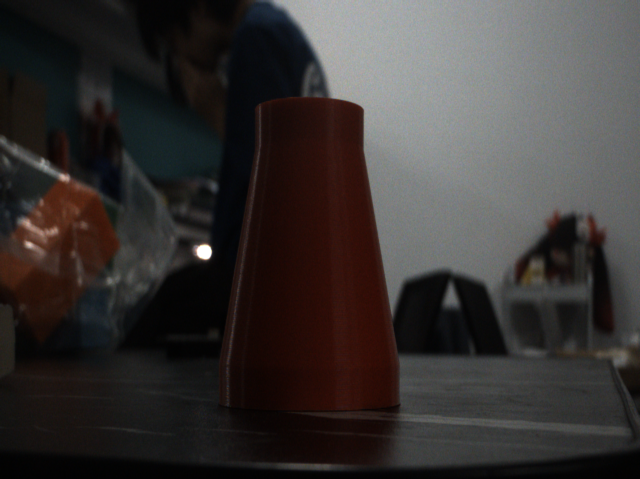
#> input picture block/red.png, 640 x 479 px, given in place of the camera
$ python hsv_tuner.py
#> lines starting #> are read from the running program, lines starting #| are printed output that depends on the picture; after the words box and inside, x2 and y2 are one past the last pixel; in counts of white or black regions, pixels touching at a corner belong together
### felling_color.py
import cv2
import os
import numpy as np
from pathlib import Path

import yaml


CONFIG_PATH = Path(__file__).resolve().parent / "config.yaml"


def load_config(path=CONFIG_PATH):
    """从 YAML 文件加载颜色检测配置"""
    path = Path(path)
    if not path.exists():
        raise FileNotFoundError(f"找不到颜色检测配置文件: {path}")
    with path.open("r", encoding="utf-8") as f:
        return yaml.safe_load(f)


# [7 lines left out: function save_config, not called in this run]


CONFIG = load_config()

# ==================== 颜色阈值配置（由 config.yaml 加载） ====================
_COLORS_CFG = CONFIG["colors"]
COLOR_KEYS = list(_COLORS_CFG["order"])

color_thresholds = {}
MORPH_PARAMS = {}
COLOR_CODE_MAP = {}
for _name in COLOR_KEYS:
    _cfg = _COLORS_CFG[_name]
    color_thresholds[_name] = {
        k: list(v) for k, v in _cfg.items()
        if k in ('lower', 'upper', 'lower1', 'upper1', 'lower2', 'upper2')
    }
    MORPH_PARAMS[_name] = (int(_cfg['morph']['erode']),
                           int(_cfg['morph']['dilate']))
    COLOR_CODE_MAP[_name] = str(_cfg['code'])

# 反向映射：颜色代码 → 颜色名（用于根据 QR 任务只检测目标颜色）
CODE_TO_KEY = {code: name for name, code in COLOR_CODE_MAP.items()}

_DET_CFG = CONFIG["detection"]


# [27 lines left out: function build_color_masks, not called in this run]


class BlockDetector:
    """物块颜色检测器 —— 封装所有检测状态，支持 reset 重置"""

    def __init__(self, detection_area=None, circle_params=None,
                 stability_settings=None, timeout_ms=None, kernel_size=None):
        # 默认值统一取自 config.yaml；显式传入的参数优先
        if detection_area is None:
            detection_area = _DET_CFG.get("detection_area")
        self.detection_area = detection_area  # [x, y, w, h]，None 表示全图
        # 霍夫圆参数
        if circle_params is None:
            circle_params = dict(_DET_CFG.get("circle", {}))
        self.circle_params = circle_params
        # 稳定性设置
        if stability_settings is None:
            stability_settings = dict(_DET_CFG.get("stability", {}))
        self.stability_settings = stability_settings
        if timeout_ms is None:
            timeout_ms = _DET_CFG.get("timeout_ms", 100)
        self.timeout_settings = {'timeout_ms': timeout_ms}
        if kernel_size is None:
            kernel_size = _DET_CFG.get("kernel_size", 3)
        self.kernel = np.ones((kernel_size, kernel_size), np.uint8)

        # ---- 运行状态 ----
        self.reset()

    def reset(self):
        """重置所有检测状态（新一轮检测前调用）"""
        self.stable_count = 0
        self.color_stable_count = 0
        self.last_center = None
        self.last_color = None
        self.final_color = None
        self.last_radius = 0

    # [226 lines left out: functions _build_color_masks, detect, update_stability, on_miss, not called in this run]

    def get_result_data(self, center):
        """稳定后获取格式化发送数据 (9字符: XXXXYYYYC)"""
        return f"{center[0]:04}{center[1]:04}{self.final_color}"


# ==================== 向后兼容：模块级默认实例（全图模式） ====================
_default_detector = BlockDetector(detection_area=None)

# 将属性暴露为模块变量（方便 src.py 中 import felling_color 后直接访问）
detection_area      = _default_detector.detection_area
circle_params       = _default_detector.circle_params
stability_settings  = _default_detector.stability_settings
timeout_settings    = _default_detector.timeout_settings
kernel              = _default_detector.kernel
stable_count        = _default_detector.stable_count        # 注意：这是引用，reset 后会变
color_stable_count  = _default_detector.color_stable_count  # 注意：这是引用，reset 后会变
last_color          = _default_detector.last_color
final_color         = _default_detector.final_color
last_radius         = _default_detector.last_radius


def block_preprocessing(frame, target=None):
    """向后兼容：直接委托给默认检测器。target 为目标颜色代码如 "1" """
    return _default_detector.detect(frame, target_code=target)


def reset_detector():
    """重置默认检测器状态"""
    _default_detector.reset()


def get_detector():
    """获取默认检测器实例"""
    return _default_detector


# ==================== HSV 取色工具 ====================
# [25 lines left out: function hsv_picker, not called in this run]


# [8 lines that do not run on import are left out]

### common_camera.py
import cv2
import glob
import json
import os


BASE_DIR = os.path.dirname(os.path.abspath(__file__))
# 摄像头角色配置：存在时优先于下方两个代码常量，不需要改代码。
# 用 python3 camera_setup.py 生成，也可手动编辑。
CAMERA_ROLES_FILE = os.path.join(BASE_DIR, "camera_roles.json")


# ==================== 两台 USB 免驱摄像头配置 ====================
# 这里统一配置摄像头来源：可以填 OpenCV 设备编号（0、1），
# 也可以填 /dev/video* 路径或 udev 符号链接（如 /dev/video_qr、/dev/video_detect）。
QR_CAMERA_SOURCE = 0          # 二维码扫描相机（默认值，可被 camera_roles.json 覆盖）
DETECTION_CAMERA_SOURCE = 1   # 物块检测/放置识别相机（默认值，可被 camera_roles.json 覆盖）

# 物块检测相机默认分辨率（USB 相机不支持时会自动使用其默认分辨率）。
# 如果换用支持更高分辨率的相机，请同时用同一分辨率重新标定相机内参。
DETECTION_FRAME_WIDTH = 640
DETECTION_FRAME_HEIGHT = 480
# 物块检测相机目标帧率（fps）。要求摄像头支持该档位，否则 V4L2 会静默忽略，
# open_camera() 会打印实际生效的帧率并告警，程序仍可运行。
DETECTION_CAMERA_FPS = 30


def _load_camera_roles():
    """从 camera_roles.json 读取角色配置；文件不存在或字段全空时返回 None。"""
    try:
        with open(CAMERA_ROLES_FILE, "r", encoding="utf-8") as f:
            data = json.load(f)
    except FileNotFoundError:
        return None
    except Exception as e:
        print(f"读取 {CAMERA_ROLES_FILE} 失败（{e}），使用 common_camera.py 默认值")
        return None

    qr = data.get("qr_camera")
    det = data.get("detection_camera")
    if qr is None and det is None:
        return None
    return qr, det


_camera_roles = _load_camera_roles()
if _camera_roles is not None:
    _qr_role, _det_role = _camera_roles
    if _qr_role is not None:
        QR_CAMERA_SOURCE = _qr_role
    if _det_role is not None:
        DETECTION_CAMERA_SOURCE = _det_role
    print(f"摄像头角色配置: 扫码={QR_CAMERA_SOURCE}  检测={DETECTION_CAMERA_SOURCE} "
          f"（来自 camera_roles.json）")


def _normalize_source(source):
    """把 '0'、'1' 这类字符串编号转成整数，其余原样返回（如 /dev/video0）"""
    if isinstance(source, str) and source.isdigit():
        return int(source)
    return source


# [20 lines left out: function _resolve_v4l2_capture, not called in this run]


def open_camera(source=0, width=None, height=None, fps=None):
    """打开 USB 摄像头，返回 VideoCapture 对象；失败返回 None。

    source: 摄像头编号或 /dev/video* 路径
    width/height: 可选，请求的分辨率（不支持时会自动回退）
    fps: 可选，请求的帧率（摄像头不支持时会自动回退并告警）
    """
#> called with source = 1, width = 640, height = 480
    source = _normalize_source(source)

    # 优先用 V4L2 后端打开；数字编号打不开时解析成实际采集节点，
    # 避免退回默认后端后设置分辨率不生效。
    if isinstance(source, int):
        cap = cv2.VideoCapture(source, cv2.CAP_V4L2)
        if not cap.isOpened():
            cap.release()
            resolved = _resolve_v4l2_capture(source)
            if resolved is None:
                cap = cv2.VideoCapture(source)
            else:
                print(f"摄像头编号 {source} 直接打开失败，改用 {resolved}")
                cap = cv2.VideoCapture(resolved, cv2.CAP_V4L2)
    else:
        cap = cv2.VideoCapture(source, cv2.CAP_V4L2)
        if not cap.isOpened():
            cap.release()
            cap = cv2.VideoCapture(source)

    if not cap.isOpened():
        print(f"无法打开摄像头 (source: {source})")
        return None

    if width is not None:
        cap.set(cv2.CAP_PROP_FRAME_WIDTH, width)
    if height is not None:
        cap.set(cv2.CAP_PROP_FRAME_HEIGHT, height)
    if fps is not None:
        cap.set(cv2.CAP_PROP_FPS, fps)

    actual_w = int(cap.get(cv2.CAP_PROP_FRAME_WIDTH))
    actual_h = int(cap.get(cv2.CAP_PROP_FRAME_HEIGHT))
    actual_fps = float(cap.get(cv2.CAP_PROP_FPS))
    print(f"摄像头已打开 (source: {source}, 实际分辨率 {actual_w}x{actual_h}, "
          f"帧率 {actual_fps:.2f}fps)")
    if fps is not None and actual_fps > 0 and abs(actual_fps - fps) > 1:
        print(f"警告: 请求 {fps}fps，摄像头实际生效 {actual_fps:.2f}fps，"
              f"请用 v4l2-ctl --list-formats-ext 确认该分辨率下支持的帧率档位")

    # 部分免驱摄像头需要先读一帧才会真正开始输出
    ret, _ = cap.read()
    if not ret:
        print(f"警告: 摄像头 {source} 首帧读取失败，程序仍会继续尝试")

    return cap

### hsv_tuner.py
#!/usr/bin/env python3
"""
HSV 颜色阈值实时调试工具
─────────────────────────────
- 调用物块检测 USB 摄像头实时取流
- Trackbar 调整各颜色 HSV 上下界
- 实时显示：原始+ROI / 掩码 / 掩码叠加
- 按 's' 保存当前颜色阈值到 config.yaml
- 按 'r' 开/关 ROI 框显示
- 按 'q' 退出
"""

import copy

import cv2
import numpy as np

from common_camera import (
    open_camera,
    DETECTION_CAMERA_SOURCE,
    DETECTION_FRAME_WIDTH,
    DETECTION_FRAME_HEIGHT,
)
from felling_color import (
    CONFIG,
    COLOR_KEYS,
    color_thresholds,
    MORPH_PARAMS,
    save_config as save_config_yaml,
)


# ══════════════════════════════════════════════════════
# 颜色列表与初始阈值（从 config.yaml 加载，与检测代码共用一份配置）
# ══════════════════════════════════════════════════════

COLOR_NAMES = list(COLOR_KEYS)
# 画面显示用英文标签（OpenCV 默认字体不支持中文，中文会乱码）
COLOR_LABEL_EN = {
    'red': 'RED',
    'green': 'GREEN',
    'blue': 'BLUE',
    'light_blue': 'LIGHT_BLUE',
    'black': 'BLACK',
    'yellow': 'YELLOW',
}
COLOR_LABELS = [' ' + COLOR_LABEL_EN.get(n, n) for n in COLOR_NAMES]

# 深拷贝一份给 trackbar 运行时修改
thresholds = copy.deepcopy(color_thresholds)

# ROI 区域 (x, y, w, h)：直接跟随检测实际使用的 detection_area，
# 避免调试画面里的绿色框和真正裁剪区域不一致；为 null 时不画框。
_DETECTION_AREA = CONFIG['detection'].get('detection_area')
ROI = tuple(_DETECTION_AREA) if _DETECTION_AREA else None

# 形态学核（与检测代码一致）
KERNEL = np.ones((int(CONFIG['detection']['kernel_size']),) * 2, np.uint8)


# ══════════════════════════════════════════════════════
# Trackbar 辅助
# ══════════════════════════════════════════════════════

def nothing(_):
    pass


def sync_trackbars(win, color):
    """把滑条位置同步到当前颜色的阈值，不重建窗口，避免闪烁"""
#> in main, frame is the input picture: shape (479, 640, 3); mean B, G, R 51.2, 52.4, 56.6
    cv2.setWindowTitle(win, f"HSV Tuner - {COLOR_LABEL_EN[color]}")
    t = thresholds[color]

    if color == 'red':
        cv2.setTrackbarPos('H_low',  win, t['lower1'][0])
        cv2.setTrackbarPos('H_high', win, t['upper1'][0])
        cv2.setTrackbarPos('S_low',  win, t['lower1'][1])
        cv2.setTrackbarPos('S_high', win, t['upper1'][1])
        cv2.setTrackbarPos('V_low',  win, t['lower1'][2])
        cv2.setTrackbarPos('V_high', win, t['upper1'][2])
        cv2.setTrackbarPos('H_low2',  win, t['lower2'][0])
        cv2.setTrackbarPos('H_high2', win, t['upper2'][0])
        cv2.setTrackbarPos('S_low2',  win, t['lower2'][1])
        cv2.setTrackbarPos('S_high2', win, t['upper2'][1])
        cv2.setTrackbarPos('V_low2',  win, t['lower2'][2])
        cv2.setTrackbarPos('V_high2', win, t['upper2'][2])
    else:
        cv2.setTrackbarPos('H_low',  win, t['lower'][0])
        cv2.setTrackbarPos('H_high', win, t['upper'][0])
        cv2.setTrackbarPos('S_low',  win, t['lower'][1])
        cv2.setTrackbarPos('S_high', win, t['upper'][1])
        cv2.setTrackbarPos('V_low',  win, t['lower'][2])
        cv2.setTrackbarPos('V_high', win, t['upper'][2])


def read_trackbars(win, color):
    """从 trackbar 读取值并写入 thresholds"""
#> in main, `hsv_roi = cv2.cvtColor(roi, cv2.COLOR_BGR2HSV)`: hsv_roi: shape (479, 640, 3); mean H, S, V 59.9, 70.8, 59.3
    t = thresholds[color]
    low = [
        cv2.getTrackbarPos('H_low',  win),
        cv2.getTrackbarPos('S_low',  win),
        cv2.getTrackbarPos('V_low',  win),
    ]
    high = [
        cv2.getTrackbarPos('H_high', win),
        cv2.getTrackbarPos('S_high', win),
        cv2.getTrackbarPos('V_high', win),
    ]
    if color == 'red':
        t['lower1'] = low
        t['upper1'] = high
        t['lower2'] = [cv2.getTrackbarPos('H_low2', win),
                       cv2.getTrackbarPos('S_low2', win),
                       cv2.getTrackbarPos('V_low2', win)]
        t['upper2'] = [cv2.getTrackbarPos('H_high2', win),
                       cv2.getTrackbarPos('S_high2', win),
                       cv2.getTrackbarPos('V_high2', win)]
    else:
        t['lower'] = low
        t['upper'] = high


def apply_mask(hsv, color):
    """对 HSV 图像应用当前阈值"""
#> called with color = 'red'
    t = thresholds[color]
    if color == 'red':
        m1 = cv2.inRange(hsv, np.array(t['lower1']), np.array(t['upper1']))
#> m1: shape (479, 640); every value is 0
        m2 = cv2.inRange(hsv, np.array(t['lower2']), np.array(t['upper2']))
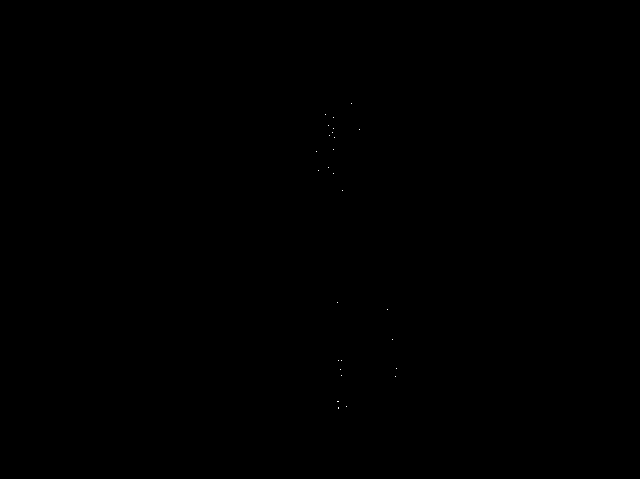
#> m2: shape (479, 640); 0.01% white in thin lines or dots, all inside (x1, y1, x2, y2) = (316, 103, 397, 409)
        return cv2.bitwise_or(m1, m2)
    return cv2.inRange(hsv, np.array(t['lower']), np.array(t['upper']))


# ══════════════════════════════════════════════════════
# 保存配置到 YAML
# ══════════════════════════════════════════════════════

def save_to_yaml():
    """把 trackbar 调好的阈值写回 config.yaml（检测代码下次运行即生效）"""
    for name in COLOR_NAMES:
        CONFIG['colors'][name].update(thresholds[name])
    save_config_yaml(CONFIG)
    print("\n" + "─" * 62)
    print("  ✅ 已保存颜色阈值到 config.yaml")
    for name in COLOR_NAMES:
        t = thresholds[name]
        if name == 'red':
            print(f"    red: lower1={t['lower1']} upper1={t['upper1']} "
                  f"lower2={t['lower2']} upper2={t['upper2']}")
        else:
            print(f"    {name}: lower={t['lower']} upper={t['upper']}")
    print("─" * 62 + "\n")


# ══════════════════════════════════════════════════════
# 主循环
# ══════════════════════════════════════════════════════

def main():
    # ── 初始化物块检测 USB 摄像头 ──
    cap = open_camera(
        DETECTION_CAMERA_SOURCE,
        width=DETECTION_FRAME_WIDTH,
        height=DETECTION_FRAME_HEIGHT,
    )
    if cap is None:
        print("❌ 无法打开物块检测 USB 摄像头，退出。")
        return
    print("✅ 物块检测 USB 摄像头已就绪")

    # ── 创建窗口 ──
    TB_WIN = "HSV Trackbars"
    cv2.namedWindow(TB_WIN, cv2.WINDOW_NORMAL)
    cv2.resizeWindow(TB_WIN, 540, 760)

    # 滑条只创建一次；切颜色时只更新位置，不销毁重建窗口
    cv2.createTrackbar('Color', TB_WIN, 0, 5, nothing)
    cv2.createTrackbar('H_low',  TB_WIN, 0, 180, nothing)
    cv2.createTrackbar('H_high', TB_WIN, 0, 180, nothing)
    cv2.createTrackbar('S_low',  TB_WIN, 0, 255, nothing)
    cv2.createTrackbar('S_high', TB_WIN, 0, 255, nothing)
    cv2.createTrackbar('V_low',  TB_WIN, 0, 255, nothing)
    cv2.createTrackbar('V_high', TB_WIN, 0, 255, nothing)
    cv2.createTrackbar('---  Range2 (red)  ---', TB_WIN, 0, 1, nothing)
    cv2.createTrackbar('H_low2',  TB_WIN, 0, 180, nothing)
    cv2.createTrackbar('H_high2', TB_WIN, 0, 180, nothing)
    cv2.createTrackbar('S_low2',  TB_WIN, 0, 255, nothing)
    cv2.createTrackbar('S_high2', TB_WIN, 0, 255, nothing)
    cv2.createTrackbar('V_low2',  TB_WIN, 0, 255, nothing)
    cv2.createTrackbar('V_high2', TB_WIN, 0, 255, nothing)

    # 初始化为红色
    sync_trackbars(TB_WIN, 'red')

    cv2.namedWindow("Original", cv2.WINDOW_NORMAL)
    cv2.namedWindow("Mask", cv2.WINDOW_NORMAL)
    cv2.namedWindow("Masked Result", cv2.WINDOW_NORMAL)

    print("\n┌──────────────────────────────────────────┐")
    print("│  🎮 操作说明                             │")
    print("│  拖动 Trackbar 调整 HSV 上下界           │")
    print("│  Color slider 切换要调试的颜色            │")
    print("│  按 's' 保存当前颜色阈值到 YAML          │")
    print("│  按 'r' 开/关 ROI 框显示                 │")
    print("│  按 'q' 退出                             │")
    print("└──────────────────────────────────────────┘\n")

    prev_color = 0
    show_roi = True

    while True:
        # ── 获取一帧 ──
        ret, frame = cap.read()
        if not ret or frame is None:
            continue

        if len(frame.shape) == 2:
            frame = cv2.cvtColor(frame, cv2.COLOR_GRAY2BGR)

        # ── 检测颜色切换 ──
        cur_color_idx = cv2.getTrackbarPos('Color', TB_WIN)
        if cur_color_idx != prev_color:
            prev_color = cur_color_idx
            sync_trackbars(TB_WIN, COLOR_NAMES[cur_color_idx])

        color_name = COLOR_NAMES[cur_color_idx]

        # ── 读取 trackbar ──
        read_trackbars(TB_WIN, color_name)

        # ── 全图检测 ──
        roi = frame
        hsv_roi = cv2.cvtColor(roi, cv2.COLOR_BGR2HSV)

        mask = apply_mask(hsv_roi, color_name)
        e_iter, d_iter = MORPH_PARAMS[color_name]
        mask = cv2.erode(mask, KERNEL, iterations=e_iter)
        mask = cv2.dilate(mask, KERNEL, iterations=d_iter)

        masked = cv2.bitwise_and(roi, roi, mask=mask)
#> masked: shape (479, 640, 3); every value is 0

        # ── 显示 ──
        disp = frame.copy()
        if show_roi and ROI is not None:
            rx, ry, rw, rh = [int(v) for v in ROI]
            hh, ww = disp.shape[:2]
#> hh = 479; ww = 640
            rx = max(0, min(rx, ww - 1))
#> rx = 100
            ry = max(0, min(ry, hh - 1))
#> ry = 200
            rw = max(0, min(rw, ww - rx))
#> rw = 440
            rh = max(0, min(rh, hh - ry))
#> rh = 220
            cv2.rectangle(disp, (rx, ry), (rx + rw, ry + rh), (0, 255, 0), 2)
            cv2.putText(disp, "ROI", (rx + 5, ry + 25),
                        cv2.FONT_HERSHEY_SIMPLEX, 0.6, (0, 255, 0), 2)
        cv2.putText(disp, COLOR_LABELS[cur_color_idx], (10, 30),
                    cv2.FONT_HERSHEY_SIMPLEX, 0.7, (0, 255, 255), 2)
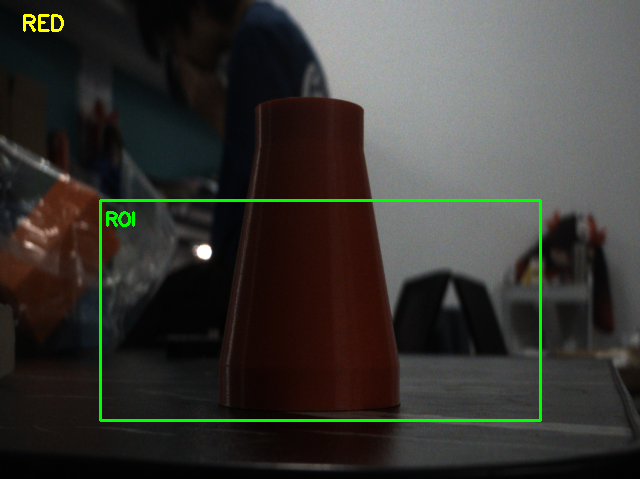
#> disp: shape (479, 640, 3); mean B, G, R 50.5, 55.6, 56.2

        # ── 叠加显示当前颜色的 HSV 阈值数字 ──
        t = thresholds[color_name]
        lines = []
        if color_name == 'red':
            lines.append(
                f"H1 {t['lower1'][0]}-{t['upper1'][0]}  "
                f"S1 {t['lower1'][1]}-{t['upper1'][1]}  "
                f"V1 {t['lower1'][2]}-{t['upper1'][2]}"
            )
            lines.append(
                f"H2 {t['lower2'][0]}-{t['upper2'][0]}  "
                f"S2 {t['lower2'][1]}-{t['upper2'][1]}  "
                f"V2 {t['lower2'][2]}-{t['upper2'][2]}"
            )
        else:
            lines.append(
                f"H {t['lower'][0]}-{t['upper'][0]}  "
                f"S {t['lower'][1]}-{t['upper'][1]}  "
                f"V {t['lower'][2]}-{t['upper'][2]}"
            )
        for i, line in enumerate(lines):
            cv2.putText(disp, line, (10, 62 + i * 28),
                        cv2.FONT_HERSHEY_SIMPLEX, 0.55, (0, 255, 255), 1)
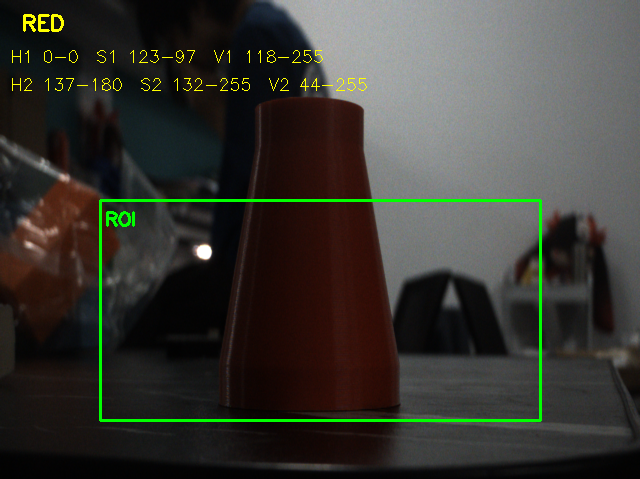
#> disp: shape (479, 640, 3); 0.37% of pixels changed, all inside (x1, y1, x2, y2) = (12, 50, 367, 91)

        cv2.imshow("Original", disp)

        cv2.imshow("Mask", mask)
        cv2.imshow("Masked Result", masked)

        # ── 按键 ──
        key = cv2.waitKey(30) & 0xFF
#> (key q is pressed here)
        if key == ord('q'):
            break
        elif key == ord('s'):
            save_to_yaml()
        elif key == ord('r'):
            show_roi = not show_roi

    # ── 清理 ──
    cap.release()
    cv2.destroyAllWindows()
    print("👋 已退出")


if __name__ == "__main__":
    main()

$ run again, on block/yellow.png
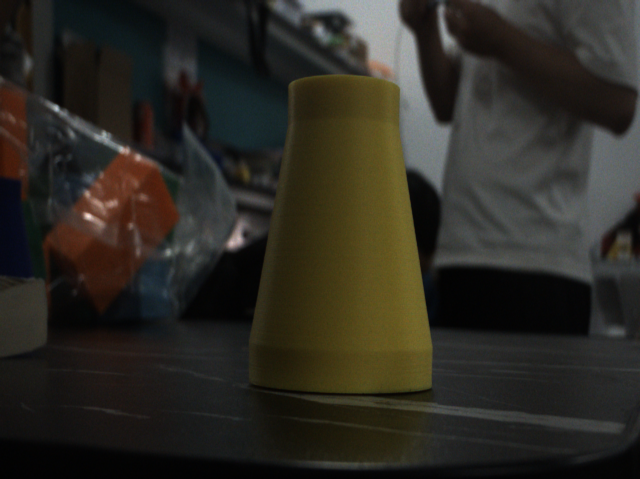
#> input picture block/yellow.png, 640 x 479 px, given in place of the camera
#> in main, frame is the input picture: shape (479, 640, 3); mean B, G, R 35.3, 42.5, 45
#> hsv_roi: shape (479, 640, 3); mean H, S, V 55.2, 73.7, 47.4
#> m1: shape (479, 640); every value is 0
#> m2: shape (479, 640); 0% white in thin lines or dots, all inside (x1, y1, x2, y2) = (14, 111, 152, 179)
#> masked: shape (479, 640, 3); every value is 0
#> in main, `cv2.putText(disp, COLOR_LABELS[cur_color_idx], (10, 30), cv2.FONT_HERS..`:
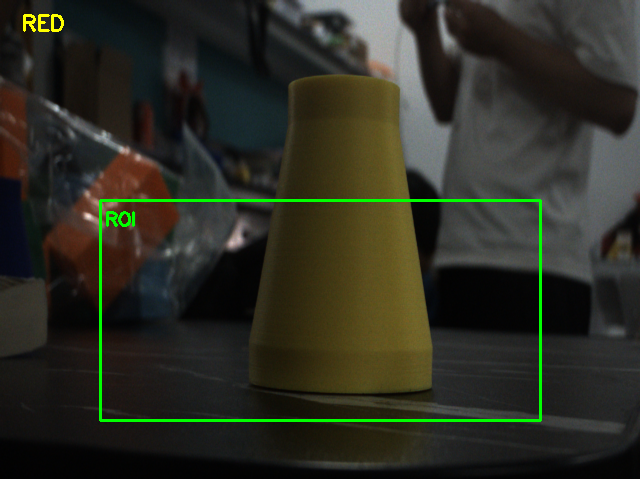
#> disp: shape (479, 640, 3); mean B, G, R 34.9, 45.7, 44.6
#> after the loop in main, `for i, line in enumerate(lines):`:
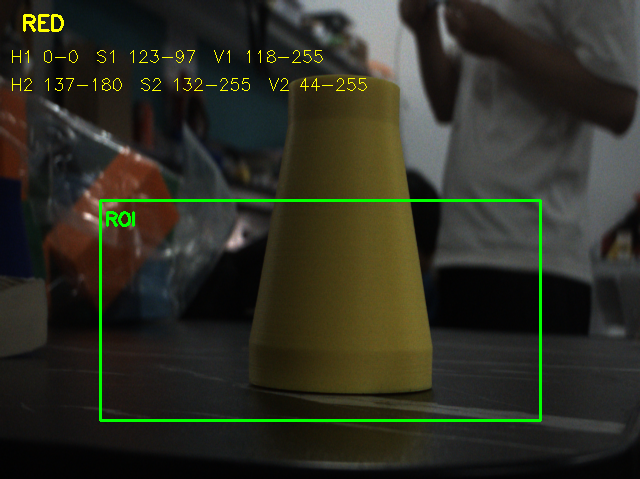
#> disp: shape (479, 640, 3); 0.37% of pixels changed, all inside (x1, y1, x2, y2) = (12, 50, 367, 91)
